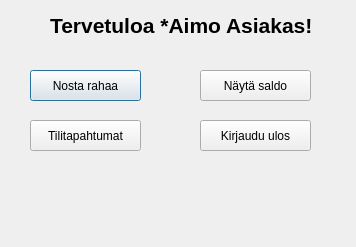
<?xml version="1.0" encoding="UTF-8"?>
<ui version="4.0">
 <class>Kayttoliittyma</class>
 <widget class="QDialog" name="Kayttoliittyma">
  <property name="geometry">
   <rect>
    <x>0</x>
    <y>0</y>
    <width>356</width>
    <height>247</height>
   </rect>
  </property>
  <property name="windowTitle">
   <string>Dialog</string>
  </property>
  <widget class="QLabel" name="customerName">
   <property name="geometry">
    <rect>
     <x>50</x>
     <y>10</y>
     <width>301</width>
     <height>31</height>
    </rect>
   </property>
   <property name="text">
    <string>&lt;html&gt;&lt;head/&gt;&lt;body&gt;&lt;p&gt;&lt;span style=&quot; font-size:16pt; font-weight:700;&quot;&gt;Tervetuloa *Aimo Asiakas!&lt;/span&gt;&lt;/p&gt;&lt;/body&gt;&lt;/html&gt;</string>
   </property>
  </widget>
  <widget class="QPushButton" name="nosto">
   <property name="geometry">
    <rect>
     <x>30</x>
     <y>70</y>
     <width>111</width>
     <height>31</height>
    </rect>
   </property>
   <property name="text">
    <string>Nosta rahaa</string>
   </property>
  </widget>
  <widget class="QPushButton" name="saldo">
   <property name="geometry">
    <rect>
     <x>200</x>
     <y>70</y>
     <width>111</width>
     <height>31</height>
    </rect>
   </property>
   <property name="text">
    <string>Näytä saldo</string>
   </property>
  </widget>
  <widget class="QPushButton" name="tilitapahtumat">
   <property name="geometry">
    <rect>
     <x>30</x>
     <y>120</y>
     <width>111</width>
     <height>31</height>
    </rect>
   </property>
   <property name="text">
    <string>Tilitapahtumat</string>
   </property>
  </widget>
  <widget class="QPushButton" name="logOut">
   <property name="geometry">
    <rect>
     <x>200</x>
     <y>120</y>
     <width>111</width>
     <height>31</height>
    </rect>
   </property>
   <property name="text">
    <string>Kirjaudu ulos</string>
   </property>
  </widget>
 </widget>
 <resources/>
 <connections/>
</ui>
